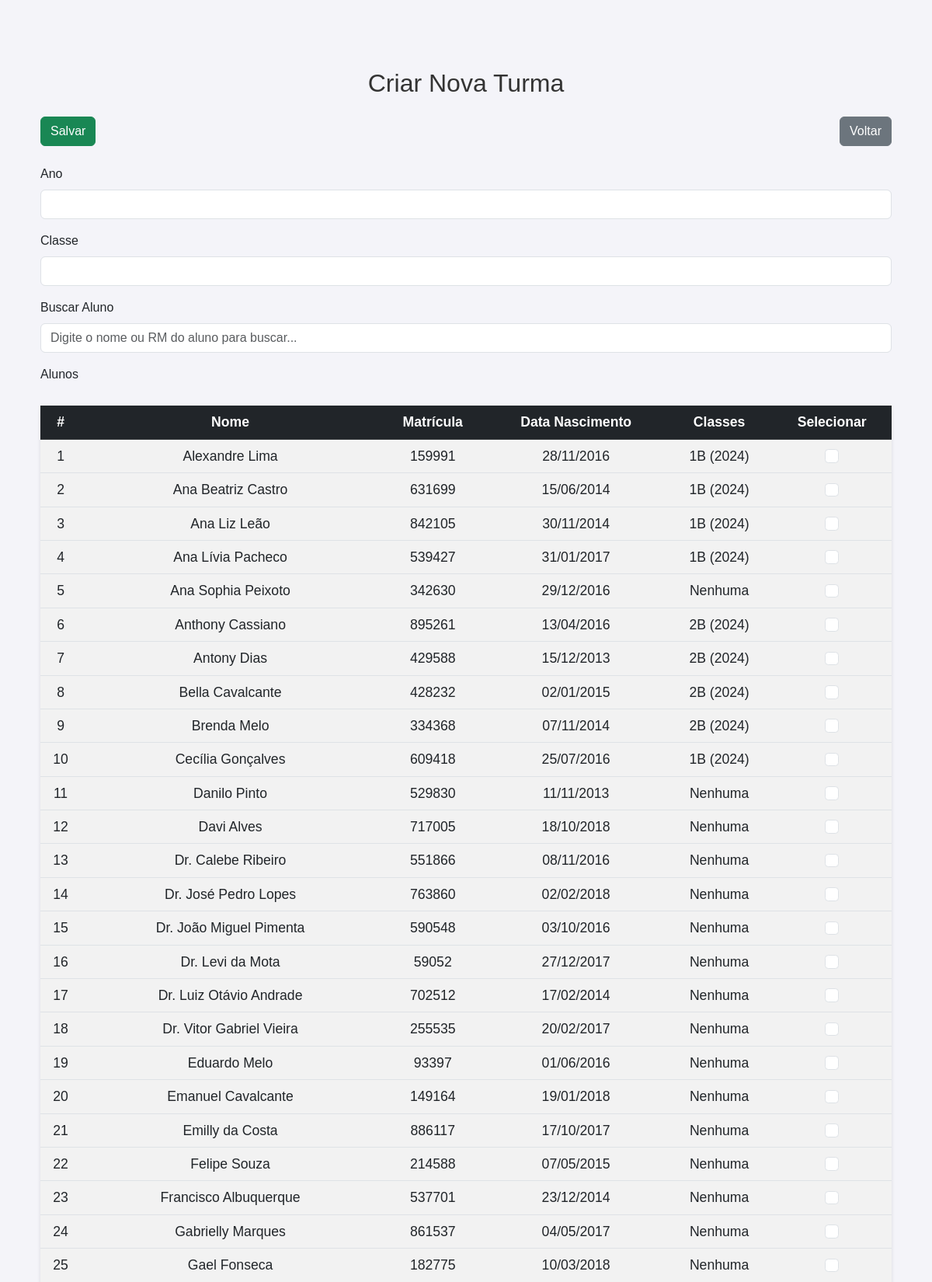
The page /secretaria/criar_turma/ (upper part) on the database its author committed.
### core/models.py (models this page shows, shortened)
class Aluno(models.Model):
    user = models.OneToOneField(User, on_delete=models.CASCADE, related_name='aluno_profile')
    nome = models.CharField(max_length=100)
    rm = models.CharField(max_length=20, unique=True)  # Registro de matrícula único
    ra_rg = models.CharField(max_length=20, blank=True, null=True)  # RA ou RG (opcional)
    data_nascimento = models.DateField()  # Data de nascimento do aluno
    status = models.CharField(
        max_length=11,
        choices=[('ativo', 'Ativo'), ('transferido', 'Transferido'), ('suplente', 'Suplente')],
        default='ativo'
    )
    email_responsavel = models.EmailField(max_length=100, blank=True, null=True)
    telefone_responsavel = models.CharField(max_length=15, blank=True, null=True)

class Turma(models.Model):
    ano = models.PositiveIntegerField()  # Ano da turma (Exemplo: 2024)
    classe = models.CharField(max_length=5, default='Indefinido')  # Classe (Exemplo: 1A, 2B, etc.)
    alunos = models.ManyToManyField(Aluno, related_name='turmas')
    professores = models.ManyToManyField(Professor, related_name='turmas')
    class Meta:
        verbose_name = "Turma"
        verbose_name_plural = "Turmas"

### core/views.py (the view)
# urls.py: path('secretaria/criar_turma/', views.criar_turma, name='criar_turma'),
def criar_turma(request):
    alunos = Aluno.objects.all().order_by('nome')  # Busca todos os alunos
    professores = Professor.objects.all().order_by('nome')  # Busca todos os professores
    if request.method == 'POST':
        form = TurmaForm(request.POST)
        if form.is_valid():
            turma = form.save()
            turma.alunos.set(request.POST.getlist('alunos'))
            turma.professores.set(request.POST.getlist('professores'))
            return redirect('gerenciar_turmas')
    else:
        form = TurmaForm()
    return render(request, 'core/criar_turma.html', {'form': form, 'alunos': alunos, 'professores': professores})

### core/forms.py
class TurmaForm(forms.ModelForm):
    alunos = forms.ModelMultipleChoiceField(
        queryset=Aluno.objects.all(),
        widget=forms.CheckboxSelectMultiple,
        required=False  # Não é mais obrigatório
    )
    professores = forms.ModelMultipleChoiceField(
        queryset=Professor.objects.all(),
        widget=forms.CheckboxSelectMultiple,
        required=False  # Não é mais obrigatório
    )
    class Meta:
        model = Turma
        fields = ['ano', 'classe', 'alunos', 'professores']  # Campos para criação/edição da turma

### core/templates/core/criar_turma.html (shortened to what this page needs)
{% load static %}
<!DOCTYPE html>
<html lang="pt-BR">
<head>
    <link href="https://cdn.jsdelivr.net/npm/bootstrap@5.3.0/dist/css/bootstrap.min.css" rel="stylesheet">
    <link rel="stylesheet" href="{% static 'css/estilos.css' %}">
</head>
<body>
    <div class="container mt-5">
        <h1 class="text-center mb-4">Criar Nova Turma</h1>
        <form method="POST">
            <div class="d-flex justify-content-between mb-4">
                <button type="submit" class="btn btn-success">Salvar</button>
                <a href="{% url 'gerenciar_turmas' %}" class="btn btn-secondary">Voltar</a>
            </div>
            <div class="mb-3">
                <label for="ano" class="form-label">Ano</label>
                <input type="text" class="form-control" id="ano" name="ano" required>
            </div>
            <div class="mb-3">
                <label for="classe" class="form-label">Classe</label>
                <input type="text" class="form-control" id="classe" name="classe" required>
            </div>
            <div class="mb-3">
                <label for="buscar_aluno" class="form-label">Buscar Aluno</label>
                <input type="text" class="form-control" id="buscar_aluno" placeholder="Digite o nome ou RM do aluno para buscar...">
            </div>
            <div class="mb-3">
                <label for="alunos" class="form-label">Alunos</label>
                <table class="table table-hover table-striped" id="tabela_alunos">
                    <thead class="table-dark">
                        <tr>
                            <th>#</th>
                            <th>Nome</th>
                            <th>Matrícula</th>
                            <th>Data Nascimento</th>
                            <th>Classes</th>
                            <th>Selecionar</th>
                        </tr>
                    </thead>
                    <tbody>
                        {% for aluno in alunos|dictsort:"nome" %}
                            <tr class="aluno-row">
                                <td>{{ forloop.counter }}</td>
                                <td>{{ aluno.nome }}</td>
                                <td>{{ aluno.rm }}</td>
                                <td>{{ aluno.data_nascimento|date:"d/m/Y" }}</td>
                                <td>
                                    {% if aluno.turmas.all %}
                                        {% for turma in aluno.turmas.all %}
                                            {{ turma.classe }} ({{ turma.ano }}){% if not forloop.last %}, {% endif %}
                                        {% endfor %}
                                    {% else %}
                                        Nenhuma
                                    {% endif %}
                                </td>
                                <td>
                                    <input class="form-check-input" type="checkbox" name="alunos" value="{{ aluno.id }}" id="aluno_{{ aluno.id }}">
                                </td>
                            </tr>
                        {% empty %}
                            <tr>
                                <td colspan="6">Nenhum aluno encontrado</td>
                            </tr>
                        {% endfor %}
                    </tbody>
                </table>
            </div>
        </form>
    </div>
</body>
</html>

### static/css/estilos.css (style rules this page uses)
body { font-family: 'Arial', sans-serif; background-color: #f4f4f9; margin: 20px; padding: 20px; }
h1 { color: #333; text-align: center; margin-top: 20px; font-size: 2em; }
table { width: 80%; margin: 20px auto; border-collapse: collapse; background-color: #fff; border-radius: 8px; box-shadow: 0 2px 5px rgba(0, 0, 0, 0.1); }
th, td { padding: 12px 15px; text-align: center !important; vertical-align: middle !important; font-size: 1.1em; }
th { background-color: #0066cc; color: white; font-weight: bold; }
td { background-color: #f9f9f9; color: #333; }
tr:nth-child(even) td { background-color: #f2f2f2; }

### rows shown on the page
Aluno: nome "Alexandre Lima", rm "159991", data_nascimento "28/11/2016"
Turma: classe "1B", ano "2024"
Aluno: nome "Ana Beatriz Castro", rm "631699", data_nascimento "15/06/2014"
Aluno: nome "Ana Liz Leão", rm "842105", data_nascimento "30/11/2014"
Aluno: nome "Ana Lívia Pacheco", rm "539427", data_nascimento "31/01/2017"
Aluno: nome "Ana Sophia Peixoto", rm "342630", data_nascimento "29/12/2016", shows "Nenhuma"
Aluno: nome "Anthony Cassiano", rm "895261", data_nascimento "13/04/2016"
Turma: classe "2B", ano "2024"
Aluno: nome "Antony Dias", rm "429588", data_nascimento "15/12/2013"
Aluno: nome "Bella Cavalcante", rm "428232", data_nascimento "02/01/2015"
Aluno: nome "Brenda Melo", rm "334368", data_nascimento "07/11/2014"
Aluno: nome "Cecília Gonçalves", rm "609418", data_nascimento "25/07/2016"
Aluno: nome "Danilo Pinto", rm "529830", data_nascimento "11/11/2013", shows "Nenhuma"
Aluno: nome "Davi Alves", rm "717005", data_nascimento "18/10/2018", shows "Nenhuma"
Aluno: nome "Dr. Calebe Ribeiro", rm "551866", data_nascimento "08/11/2016", shows "Nenhuma"
Aluno: nome "Dr. José Pedro Lopes", rm "763860", data_nascimento "02/02/2018", shows "Nenhuma"
Aluno: nome "Dr. João Miguel Pimenta", rm "590548", data_nascimento "03/10/2016", shows "Nenhuma"
Aluno: nome "Dr. Levi da Mota", rm "59052", data_nascimento "27/12/2017", shows "Nenhuma"
Aluno: nome "Dr. Luiz Otávio Andrade", rm "702512", data_nascimento "17/02/2014", shows "Nenhuma"
Aluno: nome "Dr. Vitor Gabriel Vieira", rm "255535", data_nascimento "20/02/2017", shows "Nenhuma"
Aluno: nome "Eduardo Melo", rm "93397", data_nascimento "01/06/2016", shows "Nenhuma"
Aluno: nome "Emanuel Cavalcante", rm "149164", data_nascimento "19/01/2018", shows "Nenhuma"
Aluno: nome "Emilly da Costa", rm "886117", data_nascimento "17/10/2017", shows "Nenhuma"
Aluno: nome "Felipe Souza", rm "214588", data_nascimento "07/05/2015", shows "Nenhuma"
Aluno: nome "Francisco Albuquerque", rm "537701", data_nascimento "23/12/2014", shows "Nenhuma"
Aluno: nome "Gabrielly Marques", rm "861537", data_nascimento "04/05/2017", shows "Nenhuma"
Aluno: nome "Gael Fonseca", rm "182775", data_nascimento "10/03/2018", shows "Nenhuma"
